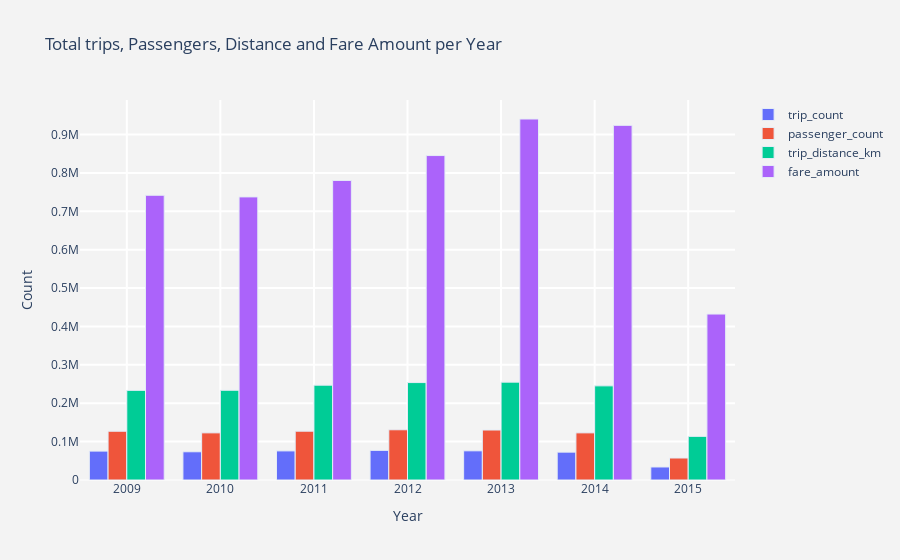

The code cell stored with this chart in its notebook:
### Markdown cell above
Total Trips, Passengers and Fare Amount per Year

### Code cell
yearly_analysis  = nyc_data.groupby("year").agg({"key":"count",
                                                 "fare_amount":"sum",
                                                 "passenger_count":"sum",
                                                 "trip_distance_km" : "sum"}).reset_index()
#aggregating by year
yearly_analysis = yearly_analysis.rename(columns = {"key" : "trip_count"})

#plotting trips ,passengers and fare amount by year
def plotting(column) : 
    tracer = go.Bar(x= yearly_analysis["year"],y = yearly_analysis[column],
                    marker = dict(line = dict(width = 1)),
                    name = column
                   )
    return tracer

#layout
layout = go.Layout(dict(title = "Total trips, Passengers, Distance and Fare Amount per Year",
                        plot_bgcolor  = "rgb(243,243,243)",
                        paper_bgcolor = "rgb(243,243,243)",
                        xaxis = dict(gridcolor = 'rgb(255, 255, 255)',title = "Year",
                                     zerolinewidth=1,ticklen=5,gridwidth=2),
                        yaxis = dict(gridcolor = 'rgb(255, 255, 255)',title = "Count",
                                     zerolinewidth=1,ticklen=5,gridwidth=2),
                       )
                  )
    
data = [plotting("trip_count"),plotting("passenger_count"),
        plotting("trip_distance_km"),plotting("fare_amount")]
fig  = go.Figure(data=data,layout=layout)
py.iplot(fig)

### Figure 1 — Plotly figure (JSON) as saved in the notebook; plotly's stock layout.template omitted (floating-point values rounded to 4 significant figures)
{"data": [{"marker": {"line": {"width": 1}}, "name": "trip_count", "type": "bar", "x": [2009, 2010, 2011, 2012, 2013, 2014, 2015], "y": [75308, 73541, 75824, 77154, 76027, 72554, 33936]}, {"marker": {"line": {"width": 1}}, "name": "passenger_count", "type": "bar", "x": [2009, 2010, 2011, 2012, 2013, 2014, 2015], "y": [127051, 122847, 127137, 130884, 130234, 122857, 57291]}, {"marker": {"line": {"width": 1}}, "name": "trip_distance_km", "type": "bar", "x": [2009, 2010, 2011, 2012, 2013, 2014, 2015], "y": [233500.0, 233800.0, 247100.0, 253900.0, 255000.0, 245300.0, 113700.0]}, {"marker": {"line": {"width": 1}}, "name": "fare_amount", "type": "bar", "x": [2009, 2010, 2011, 2012, 2013, 2014, 2015], "y": [741900.0, 737600.0, 780400.0, 845300.0, 940600.0, 924000.0, 432400.0]}], "layout": {"paper_bgcolor": "rgb(243,243,243)", "plot_bgcolor": "rgb(243,243,243)", "title": {"text": "Total trips, Passengers, Distance and Fare Amount per Year"}, "xaxis": {"gridcolor": "rgb(255, 255, 255)", "gridwidth": 2, "ticklen": 5, "title": {"text": "Year"}, "zerolinewidth": 1}, "yaxis": {"gridcolor": "rgb(255, 255, 255)", "gridwidth": 2, "ticklen": 5, "title": {"text": "Count"}, "zerolinewidth": 1}}}
